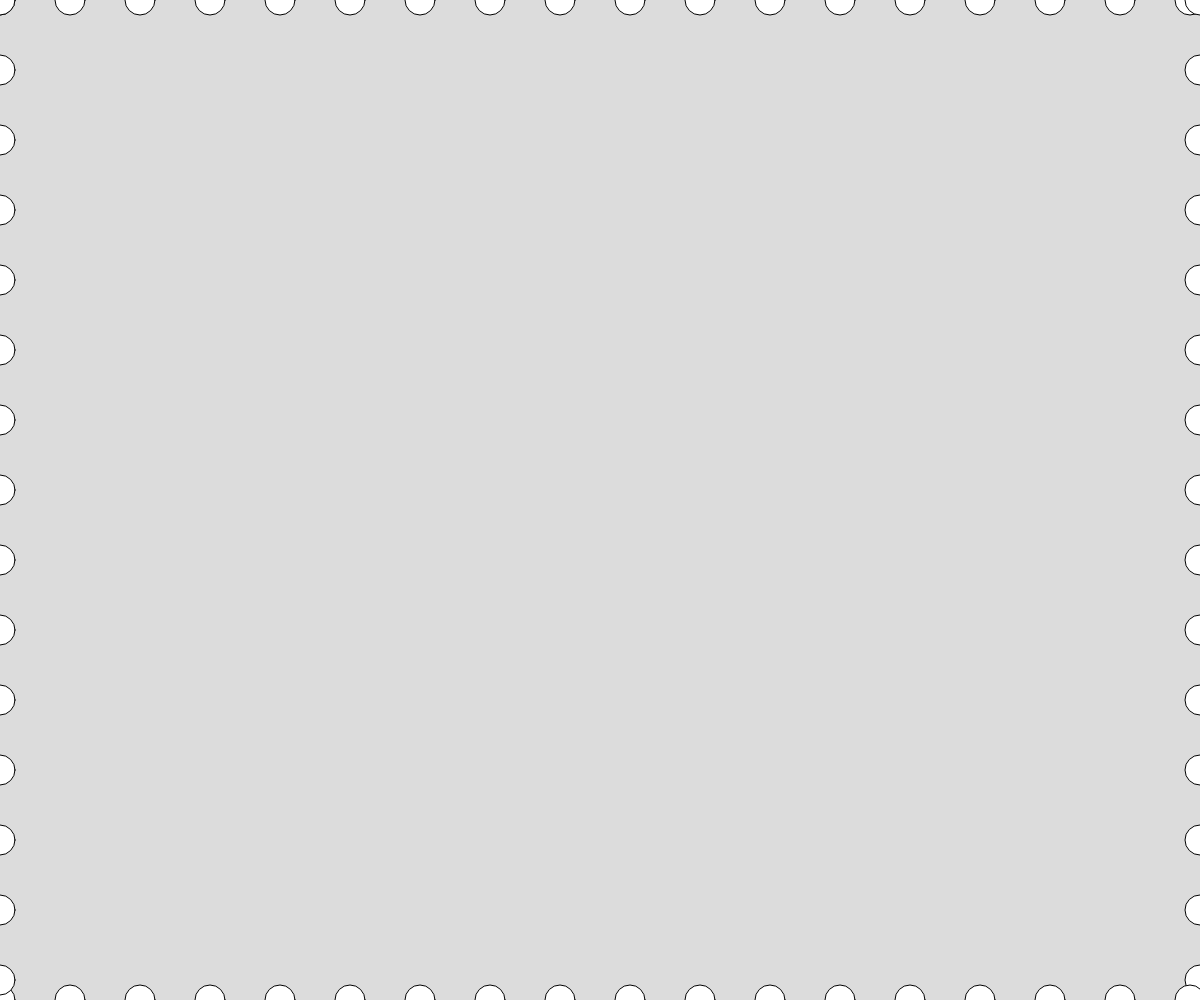
Frame 1 (no input)
Frame 60 (no input): identical to frame 1, image omitted
Frame 120 (the mouse pressed at the canvas centre since frame 60): identical to frame 1, image omitted

The p5.js sketch that drew this single still picture (run headless with seeded random() and noise() and a simulated clock; from frame 60 on, the mouse is pressed at the canvas centre):

// p5.js sketch
// ── sketch.js
// Drawing with loops challenge
// Maheen Shahid
// Feb 24, 2025



function setup() {
  createCanvas(windowWidth, windowHeight);
}

function draw() {
  background(220);
  topRow();
  rightRow();
  bottomRow();
  leftRow();
}

function topRow(){
  let d = 70;
  let y = 0;
  let xStart = 0;
  let xEnd = width;

  for(let x = xStart; x <= xEnd; x+= d){
    circle(x, y, 30);
  }
}

function rightRow(){
  let d = 70;
  let x = width;
  let yStart = 0;
  let yEnd = height;

  for(let y = yStart; y <= yEnd; y+= d){
    circle(x, y, 30);
  }
}

function bottomRow(){
  let d = 70;
  let y = height;
  let xStart = 0;
  let xEnd = width;

  for(let x = xStart; x <= xEnd; x+= d){
    circle(x, y, 30);
  }
}

function leftRow(){
  let d = 70;
  let x = 0;
  let yStart = 0;
  let yEnd = height;

  for(let y = yStart; y <= yEnd; y+= d){
    circle(x, y, 30);
  }
}
